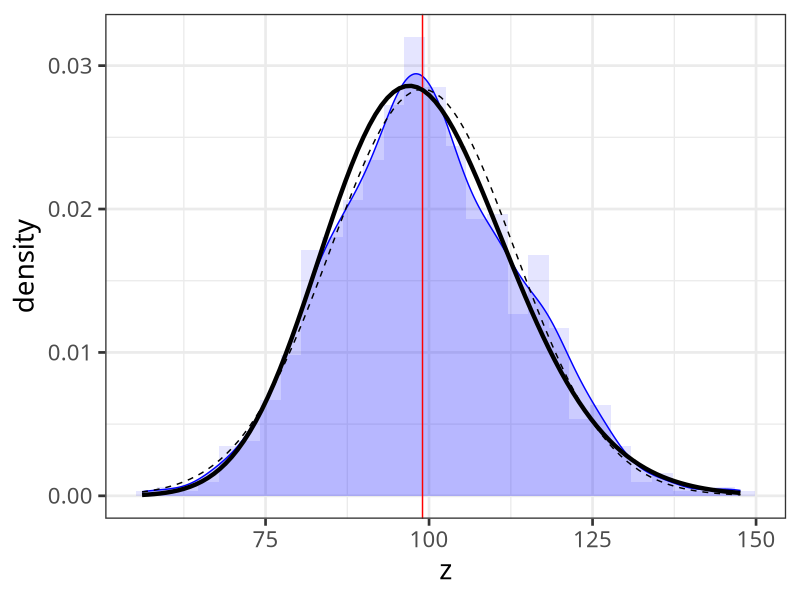

This figure's R source:
library(dplyr)
library(purrr)
library(ggplot2)
library(withr)

var <- 4
size2 <- 100
with_seed(2718,
          rerun(1000, 
                sample_n(rnorm(n = 100000, 
                               sd = sqrt(var)) %>%
                           as_tibble,
                         size = size2, 
                         replace = FALSE)) %>% 
            map_dfr(summarise, 
                    unbiased.var = var(value)) %>% 
            mutate(z = ((size2 - 1)/ var) * unbiased.var)) %>% 
  ggplot() + 
  aes(z) +
  geom_histogram(aes(y = ..density..),
                 alpha=0.1,
                 fill = "blue",
                 show.legend = FALSE) +
  geom_density(fill = "blue",
               colour = "blue",
               alpha = 0.2) +
  geom_vline(xintercept = size2 -1,
             colour = "red") +
  stat_function(fun = dchisq,
                args = list(df = size2 -1),
                size = 1.5) +
  stat_function(fun = dnorm,
                args = list(mean = size2 -1,
                            sd = sqrt(2*(size2 - 1))),
                linetype = "dashed") +
  theme_bw(base_size = 20,
           base_family = "IPAexGothic")